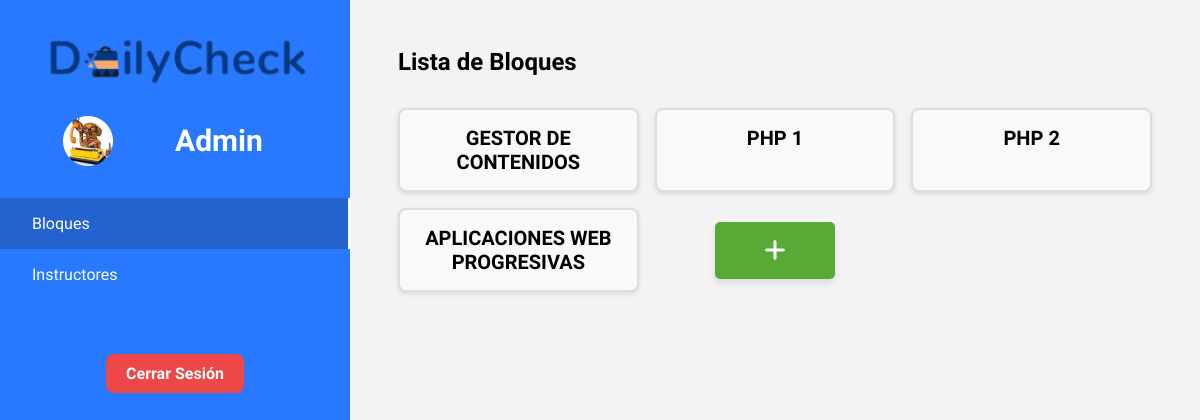
/views/admin/ (signed in), run on the app's committed database.
### tables this page shows
CREATE TABLE `bloques` (
  `id` int(11) NOT NULL,
  `nombre` varchar(50) NOT NULL,
  `profesor_id` int(11) NOT NULL,
  `horario_id` int(11) NOT NULL DEFAULT 1
);

### controller/controladorBloque.php (called while the page is built, shortened)
<?php
require_once $_SERVER['DOCUMENT_ROOT'] . '/SistemaControlAsistencia/model/modeloBloque.php';
class ControladorBloque
{
    private $modelo;
    public function __construct($modelo)
    {
        $this->modelo = $modelo;
    }
    public function listarBloques()
    {
        return $this->modelo->obtenerBloques();
    }
}

### model/modeloBloque.php (called while the page is built, shortened)
<?php
class ModeloBloque
{
    private $conexion;
    public function __construct($conexion)
    {
        $this->conexion = $conexion;
    }
    public function obtenerBloques()
    {
        $sql = "SELECT * FROM bloques";
        $query = $this->conexion->prepare($sql);
        $query->execute();
        return $query->fetchAll(PDO::FETCH_ASSOC);
    }
}

### views/admin/index.php (the view, shortened to what this page needs)
<?php
require_once '../../controller/controladorBloque.php';
$modeloBloque = new ModeloBloque($conexion);
$controladorBloque = new ControladorBloque($modeloBloque);
$bloques = $controladorBloque->listarBloques() ?? [];
?>
<!DOCTYPE html>
<html lang="en">
<head>
    <link rel="stylesheet" href="../../public/css/admin.css">
    <link rel="stylesheet" href="../../public/css/usuarios_bloques.css">
    <link rel="stylesheet" href="https://cdnjs.cloudflare.com/ajax/libs/font-awesome/6.0.0-beta3/css/all.min.css">
</head>
<body>
    <main>
        <div class="c-admin">
            <div class="admin-info">
                <div class="c-img-logo">
                    <img src="../../public/img/logo.png" alt="">
                </div>
                <div class="informacion-admin">
                    <img src="../../public/img/profile.png" alt="Foto de Perfil de admin">
                    <p>Admin</p>
                </div>
                <nav class="admin-nav">
                    <ul>
                        <li>
                            <a href="index.php" class="nav-link active">
                                Bloques
                            </a>
                        </li>
                        <li>
                            <a href="instructores.php" class="nav-link">
                                Instructores
                            </a>
                        </li>
                    </ul>
                </nav>
                <div class="c-cerrar-sesion">
                    <a href="../logout.php" type="button" class="btn btn-danger">Cerrar Sesión</a>
                </div>
            </div>
            <div class="bloques">
                <h2>Lista de Bloques</h2>
                <div class="lista-bloque">
                    <?php foreach ($bloques as $bloque): ?>
                        <div class="card-bloque" onclick="location.href='usuarios.php?id=<?php echo $bloque['id']; ?>'">
                            <h3><?php echo htmlspecialchars($bloque['nombre']); ?></h3>
                        </div>
                    <?php endforeach; ?>
                    <button id="openModalButton">
                        <i class="fas fa-plus"></i>
                    </button>
                </div>
            </div>
    </main>
</body>
</html>

### public/css/admin.css (style rules this page uses)
.c-admin { display: grid; grid-template-columns: minmax(250px, 350px) 1fr; background: var(--neutral); min-height: 100vh; }
.admin-info { background-color: var(--blue); color: var(--light); }
.c-img-logo { padding: 1.5em; }
.informacion-admin { width: 100%; display: grid; grid-template-columns: repeat(2, 1fr); align-items: center; }
.informacion-admin img { margin: auto; }
.informacion-admin p { font-size: 30px; font-weight: bold; }
.admin-nav { padding: 2em 0; width: 100%; }
.admin-nav .nav-link { display: flex; align-items: center; gap: 1em; padding: 1em 2em; }
.admin-nav .nav-link:hover, .admin-nav .nav-link.active { background: #2463cf; }
.admin-nav .nav-link.active { border-right: 2px solid var(--light); }
.c-cerrar-sesion { width: 100%; text-align: center; margin-block-start: 2rem; }
.bloques { margin: 3rem; }
.lista-bloque { display: grid; grid-template-columns: repeat(3, 1fr); gap: 1rem; margin-block: 2rem; }
.card-bloque { background-color: #f9f9f9; border: 2px solid #ddd; border-radius: 8px; padding: 1rem; text-align: center; box-shadow: 0 2px 5px rgba(0, 0, 0, 0.1); cursor: pointer; transition: transform 0.5s; }
.card-bloque h3 { font-size: 20px; font-weight: bold; }
.lista-bloque button { margin: auto; }
#openModalButton { background-color: var(--green); color: white; border: none; border-radius: 5px; padding: 1rem 2rem; font-size: 1rem; width: 50%; cursor: pointer; transition: background-color 0.3s ease, transform 0.2s ease; align-items: center; box-shadow: 0 4px 6px rgba(0, 0, 0, 0.1); }
#openModalButton i { font-size: 1.5rem; }

### public/css/main.css (style rules this page uses)
:root { --dark: #333333; --light: #ffffff; --neutral: #f3f3f3; --dark-5: #afafaf; --blue: #2979ff; --red: #ee4747; --yellow: #ffe625; --orange: #ff9925; --green: #59a936; }
* { margin: 0; padding: 0; box-sizing: border-box; font-family: 'Onest', sans-serif; }
body { min-height: 100vh; background-color: var(--neutral); }
img { display: block; max-width: 100%; }
a { text-decoration: none; color: inherit; }
.btn { border: none; padding: 10px 20px; font-weight: 600; font-size: 1em; border-radius: 8px; cursor: pointer; transition: all ease 0.3s; }
.btn-danger { background: var(--red); color: var(--light); }

### data on the page
bloques: nombre "GESTOR DE CONTENIDOS"
bloques: nombre "PHP 1"
bloques: nombre "PHP 2"
bloques: nombre "APLICACIONES WEB PROGRESIVAS"
